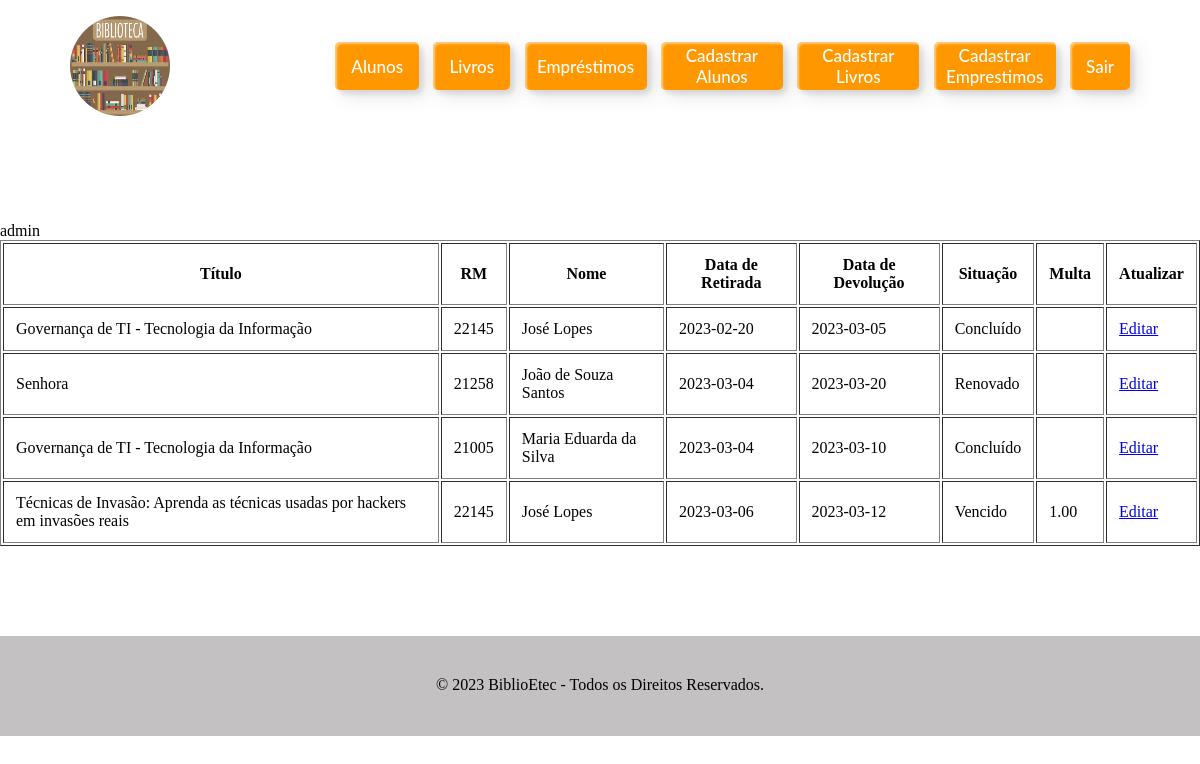
Screenshot of /BIBLIOTEC/views/emprestimos.php (signed in) with the database file from the repository.
### tables this page shows
CREATE TABLE EMPRESTIMO(
	ID_EMP INT auto_increment primary key,
	ID_LIVRO INT NOT NULL,
    RM INT NOT NULL,
    DATA_RETIRADA DATE NOT NULL,
    DATA_DEVOLUCAO DATE,
    SITUACAO VARCHAR(30) NOT NULL,
    MULTA DECIMAL(10,2),
    CONSTRAINT FK_EMPRESTIMO_LIVRO FOREIGN KEY(ID_LIVRO) REFERENCES LIVRO(ID_LIVRO),
    CONSTRAINT FK_EMPRESTIMO_ALUNO FOREIGN KEY(RM) REFERENCES ALUNO(RM)
);

CREATE TABLE LIVRO(
	ID_LIVRO INT auto_increment primary key,
	ISBN CHAR(17) NOT NULL,  
    TITULO VARCHAR(80) NOT NULL,
    AUTOR VARCHAR(100) NOT NULL, 
    EDITORA VARCHAR(80) NOT NULL,
    GENERO VARCHAR(40),
    ANO YEAR NOT NULL,
    EXEMPLAR INT NOT NULL,
    SITUACAO VARCHAR(30) NOT NULL
);

CREATE TABLE ALUNO(
	RM INT NOT NULL,
    NOME VARCHAR(60) NOT NULL,
    TELEFONE VARCHAR(14) NOT NULL,  
    DATA_NASC DATE NOT NULL,
    EMAIL VARCHAR(100) NOT NULL,
    SENHA VARCHAR(32) NOT NULL,
    CURSO VARCHAR(40) NOT NULL,
    SERIE CHAR(1) NOT NULL, 
    ANO_INGRESSO year NOT NULL,
    PERIODO CHAR(5) NOT NULL,
    PRIMARY KEY (RM)
);

### bibliotec/config.php (called while the page is built, shortened)
<?php
function url_base() {
    return 'http://localhost:8080/BIBLIOTEC';
}
require 'db/db.php';

### bibliotec/db/db.php (called while the page is built, shortened)
<?php
function query($sql, $conexao) {
    $consulta = mysqli_query($conexao, $sql);
    return $consulta;
}
$conexao = mysqli_connect(DB_SERVIDOR, DB_USUARIO, DB_SENHA, DB_NOME);
$sql = "
SELECT
    LIVRO.TITULO,
    ALUNO.RM,
    ALUNO.NOME,
    EMPRESTIMO.ID_EMP,
    EMPRESTIMO.ID_LIVRO,
    EMPRESTIMO.DATA_RETIRADA,
    EMPRESTIMO.DATA_DEVOLUCAO,
    EMPRESTIMO.SITUACAO,
    EMPRESTIMO.MULTA
FROM
    LIVRO,
    ALUNO,
    EMPRESTIMO
WHERE
    (EMPRESTIMO.ID_LIVRO = LIVRO.ID_LIVRO)
        AND (EMPRESTIMO.RM = ALUNO.RM)
";
$consulta_emprestimos = query($sql, $conexao);
?>

### bibliotec/views/emprestimos.php (the view)
<?php
    require '../config.php';
    require './componentes/header.php';
    if(isset($_SESSION['login'])) {
        echo $_SESSION['usuario'];
?>
<center>
<table border="1" cellpadding="12" cellspace="6">
    <tr>
        <th>Título</th>
        <th>RM</th>
        <th>Nome</th>
        <th>Data de Retirada</th>
        <th>Data de Devolução</th>
        <th>Situação</th>
        <th>Multa</th>
        <th>Atualizar</th>
    </tr>
<?php
    while($linha = mysqli_fetch_array($consulta_emprestimos)){
        echo
            '<tr>';
                echo '<td>' .$linha['TITULO']. '</td>';
                echo '<td>' .$linha['RM']. '</td>';
                echo '<td>' .$linha['NOME']. '</td>';
                echo '<td>' .$linha['DATA_RETIRADA']. '</td>';
                echo '<td>' .$linha['DATA_DEVOLUCAO']. '</td>';
                echo '<td>' .$linha['SITUACAO']. '</td>';
                echo '<td>' .$linha['MULTA']. '</td>';
                echo '
                    <td>
                        <A href="./Cadastros/emprestimo.php?id_emp='.$linha['ID_EMP'].'">
                            Editar
                        </a>
                    </td>
            </tr>';
    }
    ?>
</table>
</center>
<?php
} else {
        header('location: ../index.php') ;
    }
?>
<?php
    require './componentes/footer.php';
?>

### bibliotec/views/componentes/header.php (shortened to what this page needs)
<head>
  <link href="<?php echo url_base(); ?>/css/style.css" rel="stylesheet" type="text/css" />
</head>
<header>
    <div class="brand-logo">
      <a href="<?php echo url_base(); ?> /index.php">
      <img src="<?php echo url_base(); ?>/imagens/imagem2.jpg"/>
      </a>
    </div>
    <navbar class="topnav">
      <ul class="list-link">
        <li class="list-item">
          <a href="<?php echo url_base(); ?>/views/alunos.php" class="custom-btn btn-14">Alunos</a>
        </li>
        <li class="list-item">
          <a href="<?php echo url_base(); ?>/views/livros.php" class="custom-btn btn-14">Livros</a>
        </li>
        <li class="list-item">
          <a href="<?php echo url_base(); ?>/views/emprestimos.php" class="custom-btn btn-14">Empréstimos</a>
        </li>
        <li class="list-item">
          <a href="<?php echo url_base(); ?>/views/Cadastros/aluno.php" class="custom-btn btn-14"> Cadastrar Alunos</a>
        </li>
        <li class="list-item">
          <a href="<?php echo url_base(); ?>/views/Cadastros/livro.php" class="custom-btn btn-14">Cadastrar Livros</a>
        </li>
        <li class="list-item">
          <a href="<?php echo url_base(); ?>/views/Cadastros/emprestimo.php" class="custom-btn btn-14"> Cadastrar Emprestimos</a>
        </li>
        <?php if (isset($_SESSION['login'])) { ?>
        <li class="list-item">
          <a href="<?php echo url_base(); ?>/views/logout.php" class="custom-btn btn-14">Sair</a>
        </li>
        <?php } ?>
      </ul>
    </navbar>
</header>

### bibliotec/views/componentes/footer.php (shortened to what this page needs)
<div class="container">
    <footer class="footer">
        &copy; 2023 BiblioEtec - Todos os Direitos Reservados.
    </footer>
</div>

### bibliotec/css/style.css (style rules this page uses)
header { display: flex; align-items: center; flex-wrap: wrap; justify-content: space-around; padding: 1rem 0.45rem; }
.brand-logo img { width: 100px; height: 100px; border-radius: 50%; }
ul li { list-style: none; }
.topnav ul { display: flex; }
.topnav ul li:not(:last-child) { margin-right: 0.9rem; }
.topnav ul li a { display: flex; align-items: center; justify-content: center; text-align: center; padding: 14px 16px; text-decoration: none; font-size: 17px; }
.container { width: 100%; height: 100px; background: #c3c1c1; display: flex; flex-direction: row; justify-content: center; align-items: center; }
.footer { width: 400px; height: 20px; background: #c3c1c1; text-align: center; }
.custom-btn { max-width: 90px; height: 20px; color: #fff; border-radius: 5px; padding: 10px 25px; font-family: 'Lato', sans-serif; font-weight: 500; background: transparent; cursor: pointer; transition: all 0.3s ease; position: relative; display: flex; gap: 1rem; box-shadow:inset 2px 2px 2px 0px rgba(255,255,255,.5), 7px 7px 20px 0px rgba(0,0,0,.1), 4px 4px 5px 0px rgba(0,0,0,.1); outline: none; }
.btn-14 { background: rgb(255,151,0); border: none; z-index: 1; }
.btn-14:after { position: absolute; content: ""; width: 100%; height: 0; top: 0; left: 0; z-index: -1; border-radius: 5px; background-color: #eaf818; background-image: linear-gradient(315deg, #eaf818 0%, #f6fc9c 74%); box-shadow:inset 2px 2px 2px 0px rgba(255,255,255,.5) 7px 7px 20px 0px rgba(0,0,0,.1), 4px 4px 5px 0px rgba(0,0,0,.1); transition: all 0.3s ease; }

### rows the page displays
emprestimo: ID_LIVRO.TITULO "Governança de TI - Tecnologia da Informação", RM.RM "22145", RM.NOME "José Lopes", DATA_RETIRADA "2023-02-20", DATA_DEVOLUCAO "2023-03-05", SITUACAO "Concluído"
emprestimo: ID_LIVRO.TITULO "Senhora", RM.RM "21258", RM.NOME "João de Souza Santos", DATA_RETIRADA "2023-03-04", DATA_DEVOLUCAO "2023-03-20", SITUACAO "Renovado"
emprestimo: ID_LIVRO.TITULO "Governança de TI - Tecnologia da Informação", RM.RM "21005", RM.NOME "Maria Eduarda da Silva", DATA_RETIRADA "2023-03-04", DATA_DEVOLUCAO "2023-03-10", SITUACAO "Concluído"
emprestimo: ID_LIVRO.TITULO "Técnicas de Invasão: Aprenda as técnicas usadas por hackers em invasões reais", RM.RM "22145", RM.NOME "José Lopes", DATA_RETIRADA "2023-03-06", DATA_DEVOLUCAO "2023-03-12", SITUACAO "Vencido", MULTA "1.00"

### other values shown
$_SESSION['usuario'] "admin"
